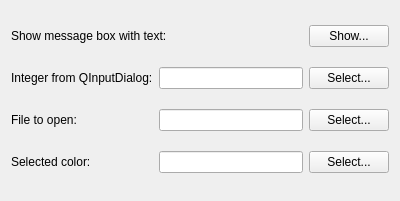
<?xml version="1.0" encoding="UTF-8"?>
<ui version="4.0">
 <class>MainWidget</class>
 <widget class="QWidget" name="MainWidget">
  <property name="geometry">
   <rect>
    <x>0</x>
    <y>0</y>
    <width>400</width>
    <height>201</height>
   </rect>
  </property>
  <property name="windowTitle">
   <string>MainWidget</string>
  </property>
  <layout class="QGridLayout" name="gridLayout">
   <item row="1" column="1">
    <widget class="QLineEdit" name="integerLineEdit">
     <property name="readOnly">
      <bool>true</bool>
     </property>
    </widget>
   </item>
   <item row="2" column="2">
    <widget class="QPushButton" name="filePushButton">
     <property name="text">
      <string>Select...</string>
     </property>
    </widget>
   </item>
   <item row="1" column="2">
    <widget class="QPushButton" name="integerPushButton">
     <property name="text">
      <string>Select...</string>
     </property>
    </widget>
   </item>
   <item row="3" column="0">
    <widget class="QLabel" name="label_3">
     <property name="text">
      <string>Selected color:</string>
     </property>
    </widget>
   </item>
   <item row="3" column="1">
    <widget class="QLineEdit" name="colorLineEdit">
     <property name="readOnly">
      <bool>true</bool>
     </property>
    </widget>
   </item>
   <item row="2" column="0">
    <widget class="QLabel" name="label_2">
     <property name="text">
      <string>File to open:</string>
     </property>
    </widget>
   </item>
   <item row="2" column="1">
    <widget class="QLineEdit" name="fileLineEdit">
     <property name="readOnly">
      <bool>true</bool>
     </property>
    </widget>
   </item>
   <item row="1" column="0">
    <widget class="QLabel" name="label">
     <property name="text">
      <string>Integer from QInputDialog:</string>
     </property>
    </widget>
   </item>
   <item row="3" column="2">
    <widget class="QPushButton" name="colorPushButton">
     <property name="text">
      <string>Select...</string>
     </property>
    </widget>
   </item>
   <item row="0" column="2">
    <widget class="QPushButton" name="messageBoxPushButton">
     <property name="text">
      <string>Show...</string>
     </property>
    </widget>
   </item>
   <item row="0" column="0" colspan="2">
    <widget class="QLabel" name="label_4">
     <property name="text">
      <string>Show message box with text:</string>
     </property>
    </widget>
   </item>
  </layout>
 </widget>
 <layoutdefault spacing="6" margin="11"/>
 <resources/>
 <connections/>
</ui>
